Frame 1 (no input): blank canvas, image omitted
Frame 60 (no input): blank canvas, image omitted
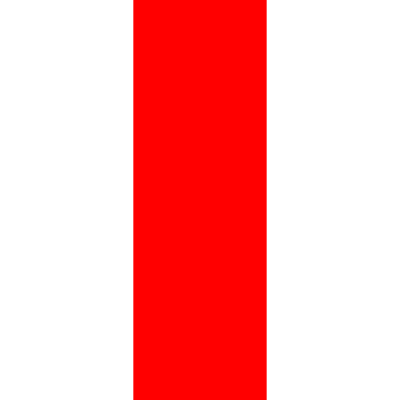
Frame 120 (the mouse pressed at the canvas centre since frame 60)

The p5.js sketch whose frames 1 and 60 were blank and that drew this single picture after the mouse press (run headless with seeded random() and noise() and a simulated clock; from frame 60 on, the mouse is pressed at the canvas centre):

// p5.js sketch
// ── sketch.js
function setup() {
  createCanvas(400, 400);
}

let part_hit = false;
let was_hit = false;
let hit_count = 0;
let a_color = 'white';

function draw() {
  background(255);
  noStroke();

  const part_1 = width / 3;
  const part_2 = part_1 * 2;

  was_hit = part_hit;
  if (mouseX > part_1 && mouseX < part_2) {
    part_hit = true;
  } else {
    part_hit = false;
  }
  // print('was_hit', was_hit, 'part_hit', part_hit, 'hit_count', hit_count)

  if (!was_hit && part_hit) {
    hit_count += 1;
    if (hit_count == 1) {
      a_color = 'red'; // color(255, 0, 0);
    } else if (hit_count == 2) {
      a_color = 'white'; // color(255, 255, 255);
      hit_count = 0;
    }
  }
  fill(a_color);
  rect(part_1, 0, part_1, height);
}
